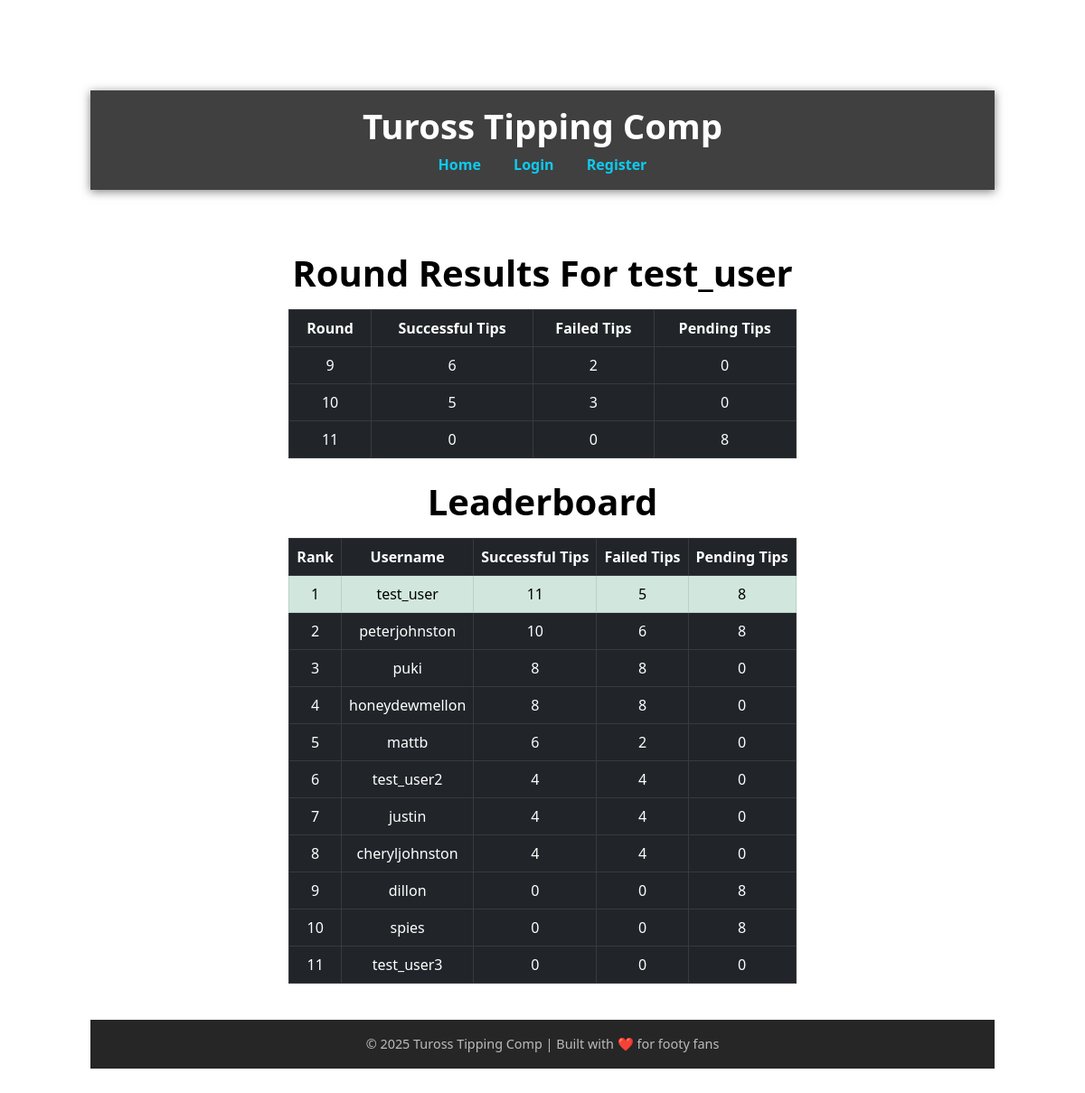
Screenshot of /leaderboard (signed in) with the database file from the repository.
### app/models.py (models this page shows, shortened)
class User(UserMixin, db.Model):
    id = db.Column(db.Integer, primary_key=True)
    username = db.Column(db.String(150), unique=True, nullable=False)
    password_hash = db.Column(db.String(150), nullable=False)
    avatar = db.Column(db.String(120), nullable=False, default="default.jpg")

class UserTipStats(db.Model):
    __tablename__ = 'user_tip_stats'
    id = db.Column(db.Integer, primary_key=True)
    user_id = db.Column(db.Integer, db.ForeignKey('user.id'), nullable=False)
    round_number = db.Column(db.Integer, nullable=False)
    successful_tips = db.Column(db.Integer, default=0)
    failed_tips = db.Column(db.Integer, default=0)
    pending_tips = db.Column(db.Integer, default=0)
    user = db.relationship('User', backref=db.backref('tip_stats', lazy=True))

### app/routes/leaderboard_routes.py (the view)
@leaderboard_bp.route("/leaderboard", methods=["GET","POST"])
@login_required
def leaderboard():
    leaderboard_data = (
        db.session.query(
            User.username,
            db.func.sum(UserTipStats.successful_tips).label("total_success"),
            db.func.sum(UserTipStats.failed_tips).label("total_failure"),
            db.func.sum(UserTipStats.pending_tips).label("total_pending")
        )
        .join(User, User.id == UserTipStats.user_id)
        .group_by(User.id)
        .order_by(db.desc("total_success"))  # Sort by success descending
        .all()
    )
    round_data = (
        db.session.query(
            UserTipStats.round_number,
            db.func.sum(UserTipStats.successful_tips).label("total_success"),
            db.func.sum(UserTipStats.failed_tips).label("total_failure"),
            db.func.sum(UserTipStats.pending_tips).label("total_pending")
        )
        .filter_by(user_id=current_user.id)
        .group_by(UserTipStats.round_number)
        .order_by(db.desc("total_success"))  # Sort by success descending
        .all()
    )
    return render_template("leaderboard.html", leaderboard_data=leaderboard_data, round_data=round_data)

### app/templates/leaderboard.html (shortened to what this page needs)
{% extends "base.html" %}
{% block content %}
<main class="container mt-5">
    <div class="text-center mb-4">
        <h2 class="display-6 text-black fw-bold">Round Results For {{ current_user.username }}</h2>
        <table class="table table-bordered table-hover table-dark mt-3 custom-table">
            <thead>
                <tr>
                    <th>Round</th>
                    <th>Successful Tips</th>
                    <th>Failed Tips</th>
                    <th>Pending Tips</th>
                </tr>
            </thead>
            <tbody>
                {% for row in round_data %}
                <tr>
                    <td>{{ row.round_number }}</td>
                    <td>{{ row.total_success }}</td>
                    <td>{{ row.total_failure }}</td>
                    <td>{{ row.total_pending }}</td>
                </tr>
                {% endfor %}
            </tbody>
        </table>
        <h2 class="display-6 text-black fw-bold mt-4">Leaderboard</h2>
        <table class="table table-bordered table-hover table-dark mt-3 custom-table">
            <thead>
                <tr>
                    <th>Rank</th>
                    <th>Username</th>
                    <th>Successful Tips</th>
                    <th>Failed Tips</th>
                    <th>Pending Tips</th>
                </tr>
            </thead>
            <tbody>
                {% for row in leaderboard_data %}
                <tr {% if current_user.username == row.username %}class="table-success"{% endif %}>
                    <td>{{ loop.index }}</td>
                    <td>{{ row.username }}</td>
                    <td>{{ row.total_success }}</td>
                    <td>{{ row.total_failure }}</td>
                    <td>{{ row.total_pending }}</td>
                </tr>
                {% endfor %}
            </tbody>
        </table>
    </div>
</main>
{% endblock %}

### app/templates/base.html (shortened to what this page needs)
<!DOCTYPE html>
<html lang="en">
<head>
  <link rel="stylesheet" href="{{ url_for('static', filename='style.css') }}" />
  <link href="https://cdn.jsdelivr.net/npm/bootstrap@5.3.0/dist/css/bootstrap.min.css" rel="stylesheet" />
</head>
<body>
  <header>
    <h1>Tuross Tipping Comp</h1>
    <nav>
      <a href="{{ url_for('main.home') }}">Home</a>
      <a href="{{ url_for('auth.login') }}">Login</a>
      <a href="{{ url_for('auth.register') }}">Register</a>
    </nav>
  </header>
  <main class="container">
    {% block content %}{% endblock %}
  </main>
  <footer>
    &copy; {{ current_year or "2025" }} Tuross Tipping Comp | Built with ❤️ for footy fans
  </footer>
</body>
</html>

### app/static/style.css (style rules this page uses)
body { font-family: Arial, sans-serif; padding: 100px; }
header { margin-bottom: 20px; }
nav a { margin-right: 15px; }

### rows the page displays
User: username "test_user", total_success "11", total_failure "5", total_pending "8"
UserTipStats: round_number "9", total_success "6", total_failure "2", total_pending "0"
UserTipStats: round_number "10", total_success "5", total_failure "3", total_pending "0"
UserTipStats: round_number "11", total_success "0", total_failure "0", total_pending "8"
User: username "peterjohnston", total_success "10", total_failure "6", total_pending "8"
User: username "puki", total_success "8", total_failure "8", total_pending "0"
User: username "honeydewmellon", total_success "8", total_failure "8", total_pending "0"
User: username "mattb", total_success "6", total_failure "2", total_pending "0"
User: username "test_user2", total_success "4", total_failure "4", total_pending "0"
User: username "justin", total_success "4", total_failure "4", total_pending "0"
User: username "cheryljohnston", total_success "4", total_failure "4", total_pending "0"
User: username "dillon", total_success "0", total_failure "0", total_pending "8"
User: username "spies", total_success "0", total_failure "0", total_pending "8"
User: username "test_user3", total_success "0", total_failure "0", total_pending "0"

### other values shown
{{ current_year or "2025" }} "2025"
